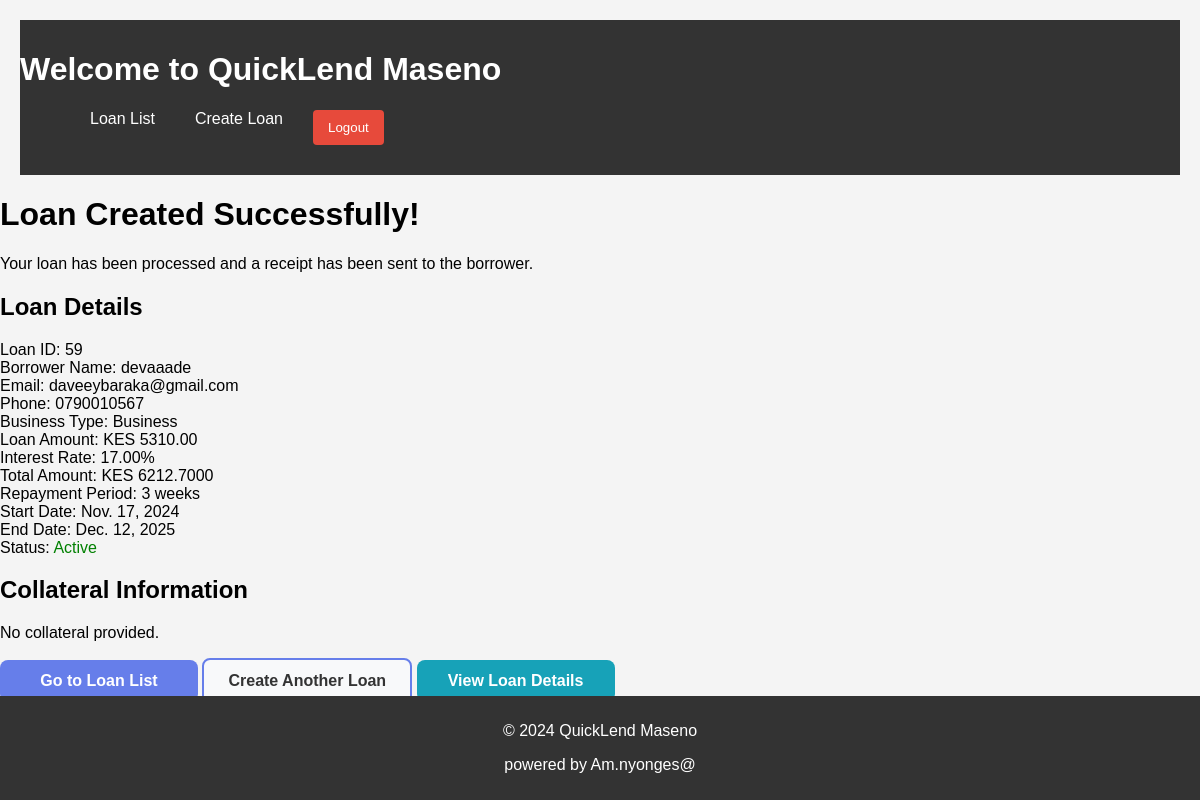
The page /loan_creation_success/ on the database its author committed.
### loans/models.py (models this page shows, shortened)
class Loan(models.Model):
    id = models.AutoField(primary_key=True)
    borrower = models.ForeignKey(Borrower, on_delete=models.CASCADE)
    amount = models.DecimalField(max_digits=10, decimal_places=2)
    interest_rate = models.DecimalField(max_digits=4, decimal_places=2)  # Example: 5.00 for 5%
    repayment_period_weeks = models.IntegerField()
    start_date = models.DateField()
    end_date = models.DateField()
    STATUS_CHOICES = [
        ('active', 'Active'),
        ('past_due', 'Past Due'),
        ('paid_off', 'Paid Off'),
    ]
    status = models.CharField(max_length=10, choices=STATUS_CHOICES, default='active')
    receipt_serial = models.CharField(max_length=20, blank=True, null=True, unique=True)
    receipt_hash = models.CharField(max_length=128, blank=True, null=True)
    @property
    def total_amount(self):
        return self.amount + self.calculate_total_interest()
    def calculate_total_interest(self):
        return (self.amount * self.interest_rate ) / 100

class Borrower(models.Model):
    id = models.AutoField(primary_key=True)
    name = models.CharField(max_length=255)
    phone = models.CharField(max_length=15)
    email = models.EmailField()
    BUSINESS_TYPE_CHOICES = [
        ('student', 'Student'),
        ('business', 'Business'),
    ]
    business_type = models.CharField(max_length=10, choices=BUSINESS_TYPE_CHOICES)
    front_id = models.ImageField(upload_to='borrower_ids/', blank=True, null=True)
    back_id = models.ImageField(upload_to='borrower_ids/', blank=True, null=True)

### loans/views.py (the view)
# urls.py: path('loan_creation_success/', views.loan_creation_success, name='loan_creation_success'),
def loan_creation_success(request):
    loan = Loan.objects.last()
    borrower = loan.borrower if loan else None
    context = {
        'loan': loan,
        'borrower': borrower,
    }
    return render(request, 'loan_creation_success.html', context)

### templates/loan_creation_success.html (shortened to what this page needs)
{% extends 'base.html' %}
{% load static %}
{% block content %}
<div class="success-container">
    <div class="success-card">
        <div class="success-header">
            <h1>Loan Created Successfully!</h1>
            <p class="success-subtitle">Your loan has been processed and a receipt has been sent to the borrower.</p>
        </div>
        {% if loan and borrower %}
        <div class="loan-details">
            <h2>Loan Details</h2>
            <div class="detail-row">
                <span class="label">Loan ID:</span>
                <span class="value">{{ loan.id }}</span>
            </div>
            <div class="detail-row">
                <span class="label">Borrower Name:</span>
                <span class="value">{{ borrower.name }}</span>
            </div>
            <div class="detail-row">
                <span class="label">Email:</span>
                <span class="value">{{ borrower.email }}</span>
            </div>
            <div class="detail-row">
                <span class="label">Phone:</span>
                <span class="value">{{ borrower.phone }}</span>
            </div>
            <div class="detail-row">
                <span class="label">Business Type:</span>
                <span class="value">{{ borrower.get_business_type_display }}</span>
            </div>
            <div class="detail-row">
                <span class="label">Loan Amount:</span>
                <span class="value">KES {{ loan.amount }}</span>
            </div>
            <div class="detail-row">
                <span class="label">Interest Rate:</span>
                <span class="value">{{ loan.interest_rate }}%</span>
            </div>
            <div class="detail-row">
                <span class="label">Total Amount:</span>
                <span class="value">KES {{ loan.total_amount }}</span>
            </div>
            <div class="detail-row">
                <span class="label">Repayment Period:</span>
                <span class="value">{{ loan.repayment_period_weeks }} weeks</span>
            </div>
            <div class="detail-row">
                <span class="label">Start Date:</span>
                <span class="value">{{ loan.start_date }}</span>
            </div>
            <div class="detail-row">
                <span class="label">End Date:</span>
                <span class="value">{{ loan.end_date }}</span>
            </div>
            <div class="detail-row">
                <span class="label">Status:</span>
                <span class="value status-{{ loan.status }}">{{ loan.get_status_display }}</span>
            </div>
        </div>
        <div class="collateral-details">
            <h2>Collateral Information</h2>
            {% if loan.collateral_set.exists %}
                {% for collateral in loan.collateral_set.all %}
                <div class="detail-row">
                    <span class="label">Description:</span>
                    <span class="value">{{ collateral.description }}</span>
                </div>
                <div class="detail-row">
                    <span class="label">Value:</span>
                    <span class="value">KES {{ collateral.value }}</span>
                </div>
                <div class="detail-row">
                    <span class="label">Status:</span>
                    <span class="value">{{ collateral.get_status_display }}</span>
                </div>
                {% endfor %}
            {% else %}
                <p>No collateral provided.</p>
            {% endif %}
        </div>
        {% endif %}
        <div class="actions">
            <a href="{% url 'loan_list' %}" class="btn btn-primary">Go to Loan List</a>
            <a href="{% url 'create_loan' %}" class="btn btn-secondary">Create Another Loan</a>
            {% if loan %}
            <a href="{% url 'loan_detail' loan.id %}" class="btn btn-info">View Loan Details</a>
            {% endif %}
        </div>
    </div>
</div>
{% endblock %}

### static/css/base.css (style rules this page uses)
.status-active { color: green; }
.btn { display: inline-block; padding: 12px 24px; text-decoration: none; border-radius: 8px; font-weight: bold; transition: all 0.3s ease; text-align: center; min-width: 150px; }
.btn-primary { background: #667eea; color: white; }
.btn-secondary { background: #f8f9fa; color: #333; border: 2px solid #667eea; }
.btn-info { background: #17a2b8; color: white; }
body { font-family: Arial, sans-serif; margin: 0; padding: 0; background-color: #f4f4f4; }

### rows shown on the page
Loan: id "59", amount "5310.00", interest_rate "17.00", total_amount "6212.7000", repayment_period_weeks "3", start_date "Nov. 17, 2024", end_date "Dec. 12, 2025", status "Active"
Borrower: name "devaaade", email "daveeybaraka@gmail.com", phone "0790010567", business_type "Business"
